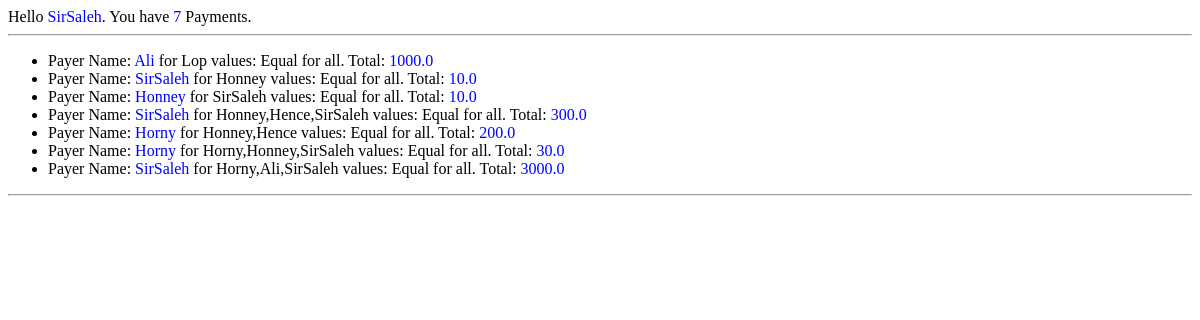
Page /dongycosts/list/ (signed in) on the earlier database version.
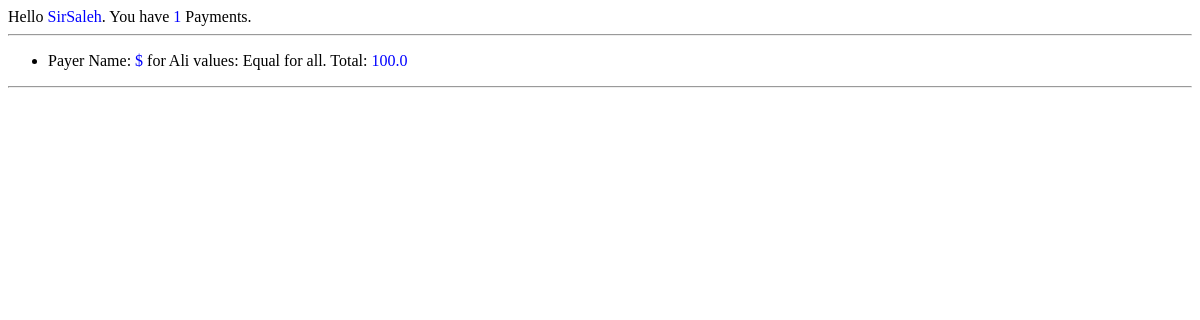
Same page on the later database version.
### dongycosts/models.py (models this page shows)
class costs (models.Model):
    CostId = models.AutoField(primary_key=True)
    UserName = models.ForeignKey(User)
    PayerName = models.CharField(max_length=20)
    FriendNames = models.CharField(max_length=20)
    FriendShare = models.CharField(max_length=1000,null=True,blank=True)
    CostAmount = models.FloatField()

### dongycosts/views.py (the view)
@login_required
def list_costs(request):
    CurrentUser = request.user
    username = CurrentUser.get_username()
    userid = User.objects.get(username=username)
    usercosts = costs.objects.filter(UserName=userid)
    NumberOfPayments = usercosts.__len__()
    list_data = {
        'NumberOfPayments':NumberOfPayments,
        'UserName':username,
        'usercosts':usercosts,
    }
    list_template = loader.get_template("lists.html")
    return HttpResponse(list_template.render(list_data,request))

### dongycosts/templates/lists.html (shortened to what this page needs)
{% extends "base.html" %}
{% block contents %}
  Hello <span style="color:blue;"> {{ UserName }}</span>. You have
    {% if NumberOfPayments == 0 %}
        <span style="color:red;"> No </span>
    {% else %}
        <span style="color:blue;"> {{ NumberOfPayments }} </span>
    {% endif %}
    Payments.
    <hr>
    <ul>
    {% for usercost in usercosts %}
      <li> Payer Name: <span style="color:blue;"> {{ usercost.PayerName }} </span> for  {{ usercost.FriendNames }} values:
        {% if usercost.FriendShare != None %}
          <span style="color:blue;"> {{ usercost.FriendShare }} </span> respectivly.
        {% else %}
          Equal for all. Total: <span style="color:blue;"> {{ usercost.CostAmount }} <span>
        {% endif %}
      </li>
    {% endfor%}
    </ul>
    <hr>
{% endblock contents %}

### dongycosts/templates/base.html (shortened to what this page needs)
<!DOCTYPE html>
<html>
  <head>
  </head>
  <body>
    {% block contents %} {% endblock contents %}
  </body>
</html>

Differences in the rows shown:
removed costs: PayerName "Ali", FriendNames "Lop", CostAmount "1000.0"
removed costs: PayerName "SirSaleh", FriendNames "Honney", CostAmount "10.0"
removed costs: PayerName "Honney", FriendNames "SirSaleh", CostAmount "10.0"
removed costs: PayerName "SirSaleh", FriendNames "Honney,Hence,SirSaleh", CostAmount "300.0"
removed costs: PayerName "Horny", FriendNames "Honney,Hence", CostAmount "200.0"
removed costs: PayerName "Horny", FriendNames "Horny,Honney,SirSaleh", CostAmount "30.0"
removed costs: PayerName "SirSaleh", FriendNames "Horny,Ali,SirSaleh", CostAmount "3000.0"
added costs: PayerName "$", FriendNames "Ali", CostAmount "100.0"
Other differences:
{{ NumberOfPayments }}: "7" → "1"
